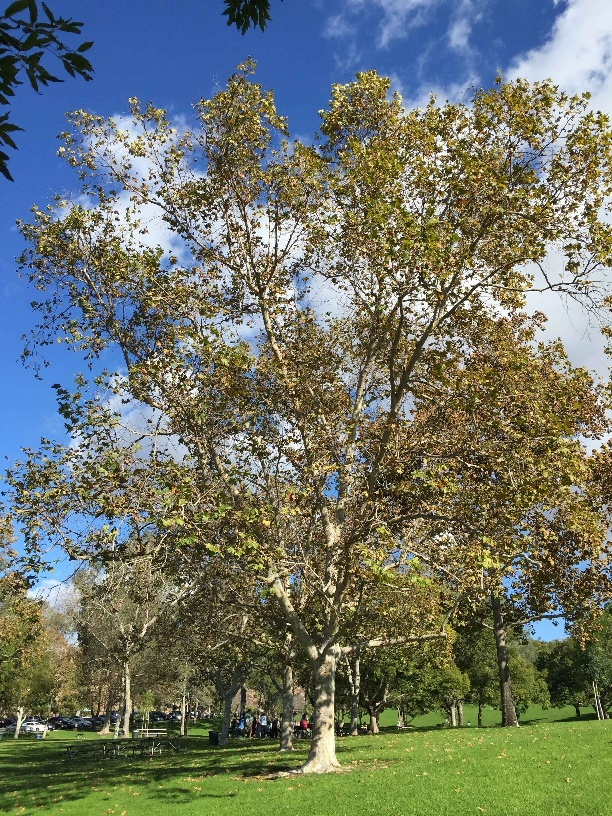
#> input picture images/compressed-heavy.jpg, 612 x 816 px, found by its file name
$ python mean_picture.py
#> lines starting #> are read from the running program, lines starting #| are printed output that depends on the picture
import numpy as np
from PIL import Image

# 展示原始图像和均值图像
from matplotlib import pyplot as plt

# 读取图像
img = Image.open("D:\AI\Image_Quality\opencv-practical-exercise-master\ITEM 30-39\ITEM37 OpenCV_BRISQUE\images\compressed-heavy.jpg")
#> img is the input picture: PIL image 612x816 RGB; mean R, G, B 110.4, 117.2, 104.4

# 将图像转换为NumPy数组
img_array = np.array(img)

# 计算图像块均值
block_size = 3
kernel = np.ones((block_size, block_size)) / (block_size ** 2)
img_avg = np.zeros_like(img_array)
for i in range(img_array.shape[0] - block_size + 1):
    for j in range(img_array.shape[1] - block_size + 1):
        img_avg[i:i+block_size, j:j+block_size] = np.sum(img_array[i:i+block_size, j:j+block_size] * kernel, axis=(2), keepdims=True)
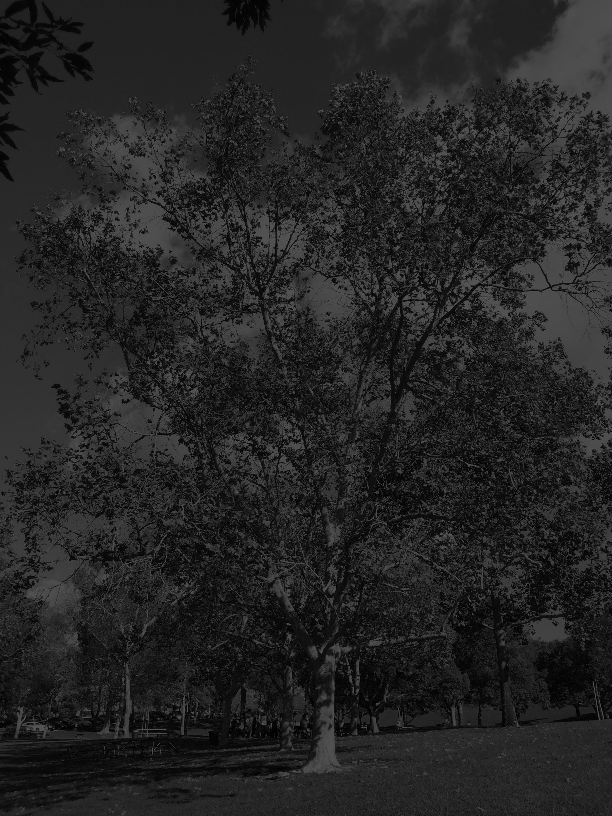
#> img_avg: shape (816, 612, 3); min 0, max 85, mean 36.4

# 将均值图像转换为PIL图像并保存
# img_avg = Image.fromarray(np.uint8(img_avg))
# img_avg.save("image_avg.jpg")


fig, axs = plt.subplots(1, 2, figsize=(10, 5))
axs[0].imshow(img)
axs[0].set_title('Original Image')
axs[1].imshow(img_avg)
axs[1].set_title('Average Image')
plt.show()
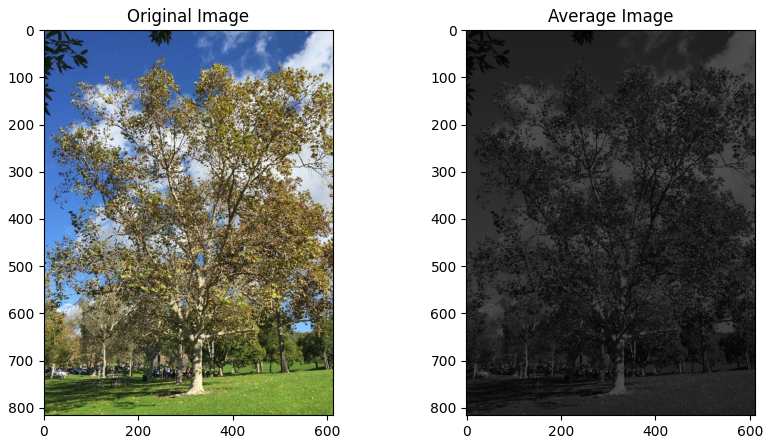
#> figure drawn by matplotlib, 2 panels
